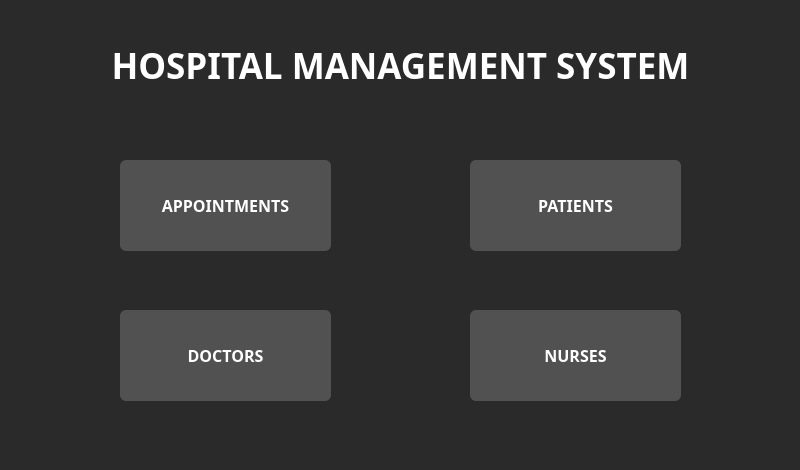
<?xml version="1.0" encoding="UTF-8"?>
<ui version="4.0">
 <class>Homepage</class>
 <widget class="QWidget" name="Homepage">
  <property name="geometry">
   <rect>
    <x>0</x>
    <y>0</y>
    <width>800</width>
    <height>470</height>
   </rect>
  </property>
  <property name="palette">
   <palette>
    <active>
     <colorrole role="WindowText">
      <brush brushstyle="SolidPattern">
       <color alpha="255">
        <red>255</red>
        <green>255</green>
        <blue>255</blue>
       </color>
      </brush>
     </colorrole>
     <colorrole role="Button">
      <brush brushstyle="SolidPattern">
       <color alpha="255">
        <red>85</red>
        <green>85</green>
        <blue>85</blue>
       </color>
      </brush>
     </colorrole>
     <colorrole role="ButtonText">
      <brush brushstyle="SolidPattern">
       <color alpha="255">
        <red>255</red>
        <green>255</green>
        <blue>255</blue>
       </color>
      </brush>
     </colorrole>
     <colorrole role="Base">
      <brush brushstyle="SolidPattern">
       <color alpha="255">
        <red>42</red>
        <green>42</green>
        <blue>42</blue>
       </color>
      </brush>
     </colorrole>
     <colorrole role="Window">
      <brush brushstyle="SolidPattern">
       <color alpha="255">
        <red>42</red>
        <green>42</green>
        <blue>42</blue>
       </color>
      </brush>
     </colorrole>
     <colorrole role="AlternateBase">
      <brush brushstyle="SolidPattern">
       <color alpha="255">
        <red>42</red>
        <green>42</green>
        <blue>42</blue>
       </color>
      </brush>
     </colorrole>
     <colorrole role="ToolTipBase">
      <brush brushstyle="SolidPattern">
       <color alpha="255">
        <red>0</red>
        <green>0</green>
        <blue>0</blue>
       </color>
      </brush>
     </colorrole>
     <colorrole role="ToolTipText">
      <brush brushstyle="SolidPattern">
       <color alpha="255">
        <red>255</red>
        <green>255</green>
        <blue>255</blue>
       </color>
      </brush>
     </colorrole>
     <colorrole role="PlaceholderText">
      <brush brushstyle="SolidPattern">
       <color alpha="128">
        <red>180</red>
        <green>180</green>
        <blue>180</blue>
       </color>
      </brush>
     </colorrole>
    </active>
    <inactive>
     <colorrole role="WindowText">
      <brush brushstyle="SolidPattern">
       <color alpha="255">
        <red>255</red>
        <green>255</green>
        <blue>255</blue>
       </color>
      </brush>
     </colorrole>
     <colorrole role="Button">
      <brush brushstyle="SolidPattern">
       <color alpha="255">
        <red>85</red>
        <green>85</green>
        <blue>85</blue>
       </color>
      </brush>
     </colorrole>
     <colorrole role="ButtonText">
      <brush brushstyle="SolidPattern">
       <color alpha="255">
        <red>255</red>
        <green>255</green>
        <blue>255</blue>
       </color>
      </brush>
     </colorrole>
     <colorrole role="Base">
      <brush brushstyle="SolidPattern">
       <color alpha="255">
        <red>42</red>
        <green>42</green>
        <blue>42</blue>
       </color>
      </brush>
     </colorrole>
     <colorrole role="Window">
      <brush brushstyle="SolidPattern">
       <color alpha="255">
        <red>42</red>
        <green>42</green>
        <blue>42</blue>
       </color>
      </brush>
     </colorrole>
     <colorrole role="AlternateBase">
      <brush brushstyle="SolidPattern">
       <color alpha="255">
        <red>42</red>
        <green>42</green>
        <blue>42</blue>
       </color>
      </brush>
     </colorrole>
     <colorrole role="ToolTipBase">
      <brush brushstyle="SolidPattern">
       <color alpha="255">
        <red>0</red>
        <green>0</green>
        <blue>0</blue>
       </color>
      </brush>
     </colorrole>
     <colorrole role="ToolTipText">
      <brush brushstyle="SolidPattern">
       <color alpha="255">
        <red>255</red>
        <green>255</green>
        <blue>255</blue>
       </color>
      </brush>
     </colorrole>
     <colorrole role="PlaceholderText">
      <brush brushstyle="SolidPattern">
       <color alpha="128">
        <red>180</red>
        <green>180</green>
        <blue>180</blue>
       </color>
      </brush>
     </colorrole>
    </inactive>
    <disabled>
     <colorrole role="Button">
      <brush brushstyle="SolidPattern">
       <color alpha="255">
        <red>85</red>
        <green>85</green>
        <blue>85</blue>
       </color>
      </brush>
     </colorrole>
     <colorrole role="Base">
      <brush brushstyle="SolidPattern">
       <color alpha="255">
        <red>42</red>
        <green>42</green>
        <blue>42</blue>
       </color>
      </brush>
     </colorrole>
     <colorrole role="Window">
      <brush brushstyle="SolidPattern">
       <color alpha="255">
        <red>42</red>
        <green>42</green>
        <blue>42</blue>
       </color>
      </brush>
     </colorrole>
     <colorrole role="AlternateBase">
      <brush brushstyle="SolidPattern">
       <color alpha="255">
        <red>42</red>
        <green>42</green>
        <blue>42</blue>
       </color>
      </brush>
     </colorrole>
     <colorrole role="ToolTipBase">
      <brush brushstyle="SolidPattern">
       <color alpha="255">
        <red>0</red>
        <green>0</green>
        <blue>0</blue>
       </color>
      </brush>
     </colorrole>
     <colorrole role="ToolTipText">
      <brush brushstyle="SolidPattern">
       <color alpha="255">
        <red>255</red>
        <green>255</green>
        <blue>255</blue>
       </color>
      </brush>
     </colorrole>
     <colorrole role="PlaceholderText">
      <brush brushstyle="SolidPattern">
       <color alpha="128">
        <red>180</red>
        <green>180</green>
        <blue>180</blue>
       </color>
      </brush>
     </colorrole>
    </disabled>
   </palette>
  </property>
  <property name="windowTitle">
   <string>Homepage</string>
  </property>
  <property name="styleSheet">
   <string notr="true">QLabel 
{
	color:white;
	font : bold;
} 
QPushButton 
{
	color : white;  
	background-color :  #515151; 
	border-radius : 6px;
	font : bold;
	border: none; 
	
}
QPushButton:hover:!pressed
{
	background-color : #FF3131;
}</string>
  </property>
  <widget class="QLabel" name="label">
   <property name="geometry">
    <rect>
     <x>0</x>
     <y>50</y>
     <width>801</width>
     <height>31</height>
    </rect>
   </property>
   <property name="font">
    <font>
     <family>Dual 300</family>
     <pointsize>26</pointsize>
     <italic>false</italic>
     <bold>true</bold>
    </font>
   </property>
   <property name="text">
    <string>HOSPITAL MANAGEMENT SYSTEM</string>
   </property>
   <property name="alignment">
    <set>Qt::AlignCenter</set>
   </property>
  </widget>
  <widget class="QPushButton" name="appmntBtn">
   <property name="geometry">
    <rect>
     <x>120</x>
     <y>160</y>
     <width>211</width>
     <height>91</height>
    </rect>
   </property>
   <property name="font">
    <font>
     <family>Dual 300</family>
     <pointsize>12</pointsize>
     <italic>false</italic>
     <bold>true</bold>
    </font>
   </property>
   <property name="cursor">
    <cursorShape>PointingHandCursor</cursorShape>
   </property>
   <property name="text">
    <string>APPOINTMENTS</string>
   </property>
  </widget>
  <widget class="QPushButton" name="patientBtn">
   <property name="geometry">
    <rect>
     <x>470</x>
     <y>160</y>
     <width>211</width>
     <height>91</height>
    </rect>
   </property>
   <property name="font">
    <font>
     <family>Dual 300</family>
     <pointsize>12</pointsize>
     <italic>false</italic>
     <bold>true</bold>
    </font>
   </property>
   <property name="cursor">
    <cursorShape>PointingHandCursor</cursorShape>
   </property>
   <property name="text">
    <string>PATIENTS</string>
   </property>
  </widget>
  <widget class="QPushButton" name="DctrBtn">
   <property name="geometry">
    <rect>
     <x>120</x>
     <y>310</y>
     <width>211</width>
     <height>91</height>
    </rect>
   </property>
   <property name="font">
    <font>
     <family>Dual 300</family>
     <pointsize>12</pointsize>
     <italic>false</italic>
     <bold>true</bold>
    </font>
   </property>
   <property name="cursor">
    <cursorShape>PointingHandCursor</cursorShape>
   </property>
   <property name="text">
    <string>DOCTORS</string>
   </property>
  </widget>
  <widget class="QPushButton" name="NrseBtn">
   <property name="geometry">
    <rect>
     <x>470</x>
     <y>310</y>
     <width>211</width>
     <height>91</height>
    </rect>
   </property>
   <property name="font">
    <font>
     <family>Dual 300</family>
     <pointsize>12</pointsize>
     <italic>false</italic>
     <bold>true</bold>
    </font>
   </property>
   <property name="cursor">
    <cursorShape>PointingHandCursor</cursorShape>
   </property>
   <property name="text">
    <string>NURSES</string>
   </property>
  </widget>
 </widget>
 <resources/>
 <connections/>
</ui>
